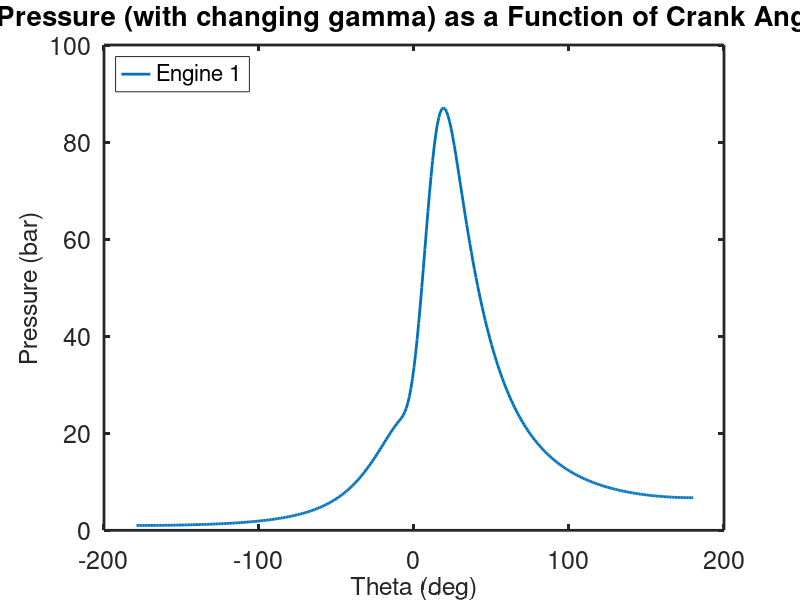
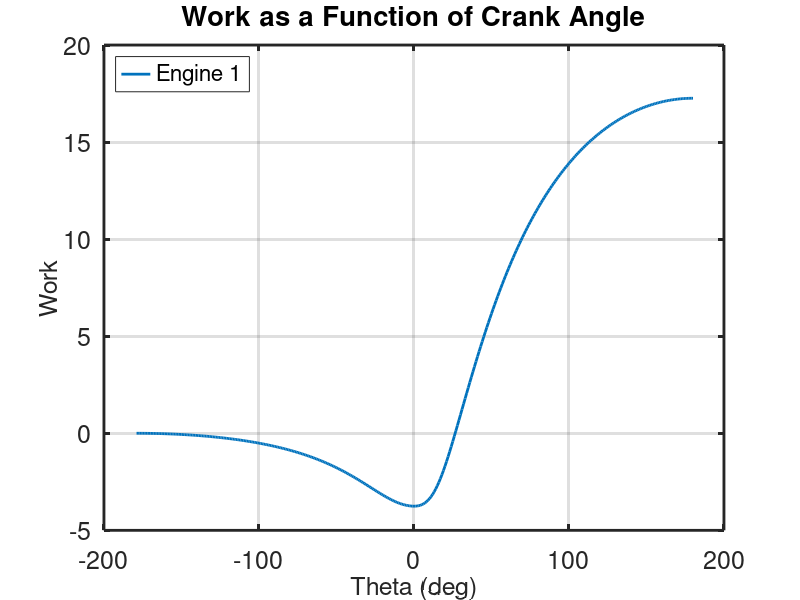
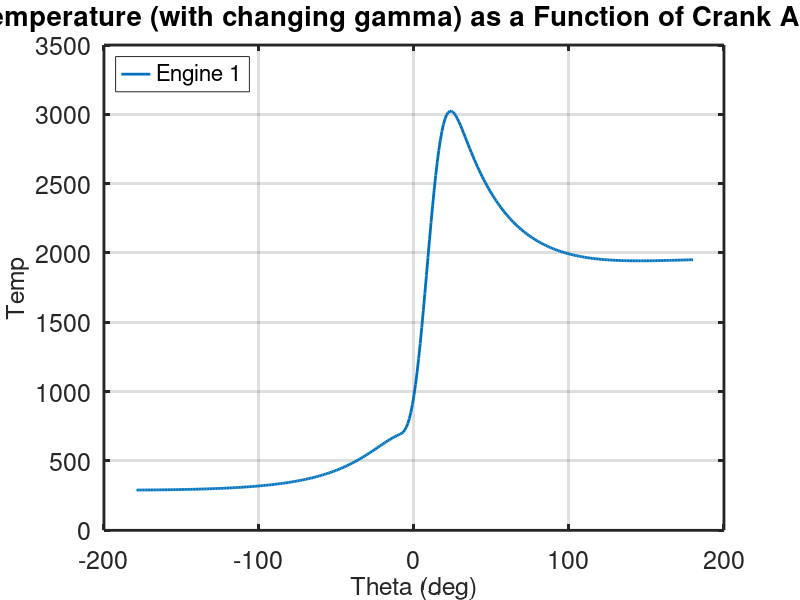
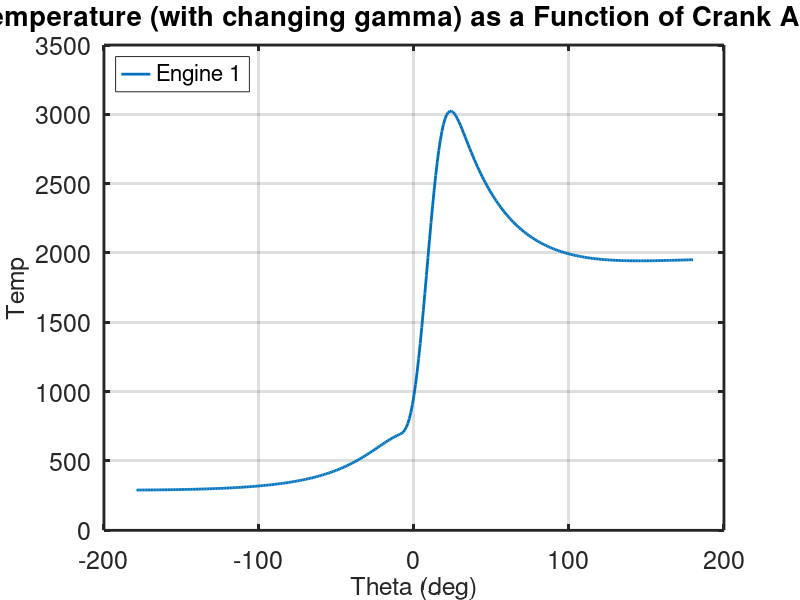

These figures' MATLAB source, in order:
function[v]=FiniteHeatRelease()
% Gas cycle heat release code for two engines
close all
% engine parameters 
clear();
%%
calc_gamma(300)
%%
thetas(1,1)= -10; % Engine1 start of heat release (deg)
thetas(2,1)= -10;   % Engine2 start of heat release (deg)
thetad(1,1) = 40; % Engine1 duration of heat release (deg)
thetad(2,1) = 10; % Engine2 duration of heat release (deg)

r=10;       %compression ratio
gamma= 1.4; %gas const
q= 34.385233793707900;      % dimensionless total heat release Qin/P1V1 

a= 5;  %weibe parameter a 
n= 3; %weibe exponent n

step=1;      % crankangle interval for calculation/plot
NN=360/step; % number of data points

% initialize the results data structure
save.theta=zeros(NN,1); % crankangle
save.vol=zeros(NN,1);   % volume 
save.press=zeros(NN,2) % pressure 
save.work=zeros(NN,2);  % work
save.temp = zeros(NN,2);


pinit(1) = 1; % Engine 1 initial dimensionless pressure P/P1
pinit(2) = 1; % Engine 2 initial dimensionless pressure P/P1 
ma = 3.335683867042752e-04
n_constant = ma/(1000*28.97);
r_constant = 8.314;
stroke = 6.4100000000000; %cm
bore = 7.051000000000001; %cm
bore = 1.1 * stroke
crank_rad = stroke/2; %cm
crank_l = 3.5 * crank_rad; %cm
Vc = (1500/6)/9
%%
i = 1
for theta = -180:1:180
    s(i) = crank_rad * cos(theta*pi/180) + sqrt(crank_l^2 + (crank_rad^2) * (sin(theta*pi/180))^2); 
    v(i) = (Vc + (crank_l + crank_rad - s(i))*(pi*bore(1)^2)/4)/1e6;
    i = i + 1;
end

% % % % % % r= 
% for loop for engine1 and engine2
for j=1:2
theta = -180;          %initial crankangle
thetae = theta + step; %final crankangle in step
fy(1) = pinit(j); % assign initial pressure to working vector
fy(2) =0.;        % reset work vector 

  % for loop for pressure and work calculation
  for i=1:NN,
    [fy, vol] = integrate(theta,thetae,fy);
    
    % reset to next interval
    theta = thetae;
    thetae = theta+step;
    % copy results to output vectors
    save.theta(i)=theta;
    save.vol(i)=vol;
    save.press(i,j)=fy(1);
    save.work(i,j)=fy(2);
    %save.temp(i,j) = save.press(i,j) * v(i)/(n_constant * r_constant);
    P = 1e5 * save.press(i,j);
    R = 287.058;
    rho(i) = ma/(v(i));
    save.temp(i,j) = P/(R*rho(i));
    gamma = calc_gamma(save.temp(i,j));
    g(i) = gamma;
    
  end %end of pressure and work iteration loop
end %end of engine iteration loop


[pmax1, id_max1] = max(save.press(:,1)); %Engine 1 max pressure
[pmax2, id_max2] = max(save.press(:,2)); %Engine 2 max pressure
thmax1=save.theta(id_max1);%Engine 1 crank angle
thmax2=save.theta(id_max2);%Engine 2 crank angle

w1=save.work(NN,1);
w2=save.work(NN,2);
eta1= w1/q; % thermal efficiency
eta2= w2/q; 
imep1 = eta1*q*(r/(r -1)); %imep
imep2 = eta2*q*(r/(r -1));
eta_rat1 = eta1/(1-r^(1-gamma)); 
eta_rat2 = eta2/(1-r^(1-gamma));

% output overall results
fprintf('                  Engine 1           \n');
fprintf(' Theta_start       %5.2f              \n', thetas(1,1));
fprintf(' Theta_dur          %5.2f                \n', thetad(1,1));
fprintf(' P_max/P_1           %5.2f              \n', pmax1);
fprintf(' Theta_max       %7.1f             \n',thmax1);
fprintf(' Net Work/P1V1   %7.2f             \n', w1);
fprintf(' Efficiency         %5.3f               \n', eta1);
fprintf(' Eff. Ratio         %5.3f              \n', eta_rat1 );
fprintf(' Imep/P1            %5.2f                \n', imep1);

%plot results

%set(gcf,'Units','pixels','Position', [50,50,1200,600]);
%subplot(1,2,1);
plot(save.theta,save.press(:,1),'linewidth',2 )
set(gca, 'fontsize', 18,'linewidth',2);
%grid
legend('Engine 1','Location','NorthWest')
xlabel('Theta (deg)','fontsize', 18)
ylabel('Pressure (bar)','fontsize', 18)
title('Pressure (with changing gamma) as a Function of Crank Angle')
print -deps2 heatrelpressure

figure();
%subplot(1,2,2);
plot(save.theta,save.work(:,1),'-', 'linewidth',2)
set(gca, 'fontsize', 18,'linewidth',2);
%grid
legend('Engine 1', 'Location','NorthWest')
xlabel('Theta (deg)','fontsize', 18)
ylabel('Work','fontsize', 18)
title('Work as a Function of Crank Angle')
grid


figure();
%subplot(1,2,2);
plot(save.theta,save.temp(:,1),'-', 'linewidth',2)
set(gca, 'fontsize', 18,'linewidth',2);
%grid
legend('Engine 1', 'Location','NorthWest')
xlabel('Theta (deg)','fontsize', 18)
ylabel('Temp','fontsize', 18)
title('Temperature (with changing gamma) as a Function of Crank Angle')
grid


figure();
%subplot(1,2,2);
plot(save.theta,save.temp(:,1),'-', 'linewidth',2)
set(gca, 'fontsize', 18,'linewidth',2);
%grid
legend('Engine 1', 'Location','NorthWest')
xlabel('Theta (deg)','fontsize', 18)
ylabel('Temp','fontsize', 18)
title('Temperature (with changing gamma) as a Function of Crank Angle')
grid

figure();
%subplot(1,2,2);
plot(save.theta,g,'-', 'linewidth',2)
set(gca, 'fontsize', 18,'linewidth',2);
%grid
%legend('Engine 1', 'Location','NorthWest')
xlabel('Theta (deg)','fontsize', 18)
ylabel('Temp','fontsize', 18)
title('Gamma as a Function of Crank Angle')
grid








function[fy,vol] = integrate(theta,thetae,fy)
%  ode23 integration of the pressure differential equation 
%  from theta to thetae with current values of fy as initial conditions
[tt, yy] = ode23(@rates, [theta thetae], fy);
%put last element of yy into fy vector
 for k=1:2
  fy(k) = yy(length(tt),k);
 end
%pressure differential equation
    function [yprime] = rates(theta,fy) 
    vol=(1.+ (r -1)/2.*(1-cosd(theta)))/r;
    dvol=(r - 1)/2.*sind(theta)/r*pi/180.; %dvol/dtheta
    dx=0.; %set heat release to zero
        if(theta > thetas(j)) % then heat release dx  > 0
        dum1=(theta -thetas(j))/thetad(j);
        x=1.- exp(-(a*dum1^n));
        dx=(1-x)*a*n*dum1^(n-1)/thetad(j); %dx/dthetha
        end  
     term1= -gamma*fy(1)*dvol/vol;
     term2= (gamma-1)*q*dx/vol;
     yprime(1,1)= term1 + term2;
     yprime(2,1)= fy(1)*dvol;    
    end %end of function rates
end  %end of function integrate2


function [gamma] =  calc_gamma(temp)
    N2_high = [.2896e1, .15155e-2, -.57235e-6, .99807e-10, -.652e-14];
    N2_low = [.3675e1, -.12082e-2, .23240e-5, -.6322e-9, -.2258e-12];
    O2_high = [.362e1, .7362e-3, -.1965e-6, .362e-10, -.2895e-14];
    O2_low = [.36256e1, -.18782e-2, .70555e-5, -.6764e-8, .21556e-11];


    if (temp>1000)
        N = N2_high;
        O = O2_high;
    else
        N = N2_low;
        O = O2_low;
    end    
    
    cp_n = temp_to_gamma(N, temp);
    cp_o = temp_to_gamma(O,temp);
    
    
    cp = .2095 * cp_o + .7905 * cp_n;
    R = .287;
    cp = cp*R;
    cv = cp - R;
    function [cp] = temp_to_gamma(a, temp)
        cp =  a(1) + a(2)*temp + a(3)*temp^2 + a(4)*temp^3 + a(5) * temp^4;
    end
    gamma = cp/cv;



end
end % heat_release_weibe2
